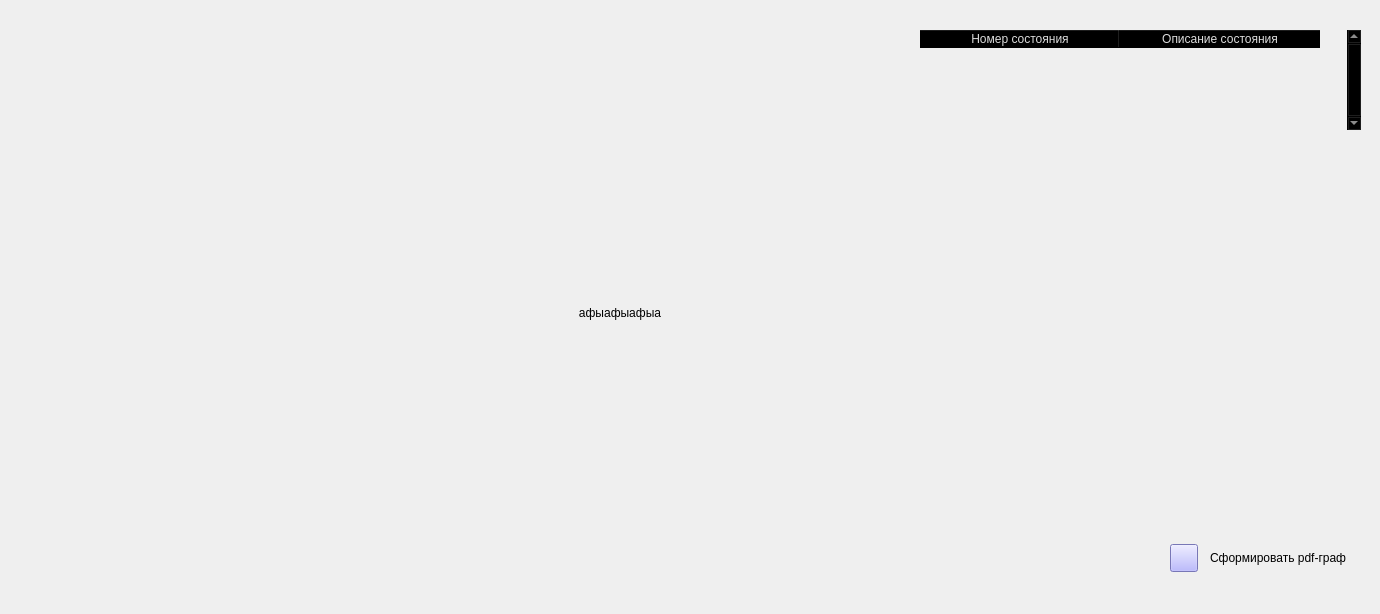
                     <widget class="QWidget" name="draw">
                      <widget class="QLabel" name="graph_label">
                       <property name="geometry">
                        <rect>
                         <x>40</x>
                         <y>20</y>
                         <width>1160</width>
                         <height>585</height>
                        </rect>
                       </property>
                       <property name="text">
                        <string>афыафыафыа</string>
                       </property>
                       <property name="alignment">
                        <set>Qt::AlignCenter</set>
                       </property>
                      </widget>
                      <widget class="QTableWidget" name="input_table_5">
                       <property name="geometry">
                        <rect>
                         <x>920</x>
                         <y>30</y>
                         <width>441</width>
                         <height>100</height>
                        </rect>
                       </property>
                       <property name="sizePolicy">
                        <sizepolicy hsizetype="Expanding" vsizetype="Expanding">
                         <horstretch>0</horstretch>
                         <verstretch>0</verstretch>
                        </sizepolicy>
                       </property>
                       <property name="palette">
                        <palette>
                         <active>
                          <colorrole role="WindowText">
                           <brush brushstyle="SolidPattern">
                            <color alpha="255">
                             <red>221</red>
                             <green>221</green>
                             <blue>221</blue>
                            </color>
                           </brush>
                          </colorrole>
                          <colorrole role="Button">
                           <brush brushstyle="SolidPattern">
                            <color alpha="0">
                             <red>0</red>
                             <green>0</green>
                             <blue>0</blue>
                            </color>
                           </brush>
                          </colorrole>
                          <colorrole role="Text">
                           <brush brushstyle="SolidPattern">
                            <color alpha="255">
                             <red>221</red>
                             <green>221</green>
                             <blue>221</blue>
                            </color>
                           </brush>
                          </colorrole>
                          <colorrole role="ButtonText">
                           <brush brushstyle="SolidPattern">
                            <color alpha="255">
                             <red>221</red>
                             <green>221</green>
                             <blue>221</blue>
                            </color>
                           </brush>
                          </colorrole>
                          <colorrole role="Base">
                           <brush brushstyle="NoBrush">
                            <color alpha="255">
                             <red>0</red>
                             <green>0</green>
                             <blue>0</blue>
                            </color>
                           </brush>
                          </colorrole>
                          <colorrole role="Window">
                           <brush brushstyle="SolidPattern">
                            <color alpha="0">
                             <red>0</red>
                             <green>0</green>
                             <blue>0</blue>
                            </color>
                           </brush>
                          </colorrole>
                          <colorrole role="PlaceholderText">
                           <brush brushstyle="SolidPattern">
                            <color alpha="255">
                             <red>221</red>
                             <green>221</green>
                             <blue>221</blue>
                            </color>
                           </brush>
                          </colorrole>
                         </active>
                         <inactive>
                          <colorrole role="WindowText">
                           <brush brushstyle="SolidPattern">
                            <color alpha="255">
                             <red>221</red>
                             <green>221</green>
                             <blue>221</blue>
                            </color>
                           </brush>
                          </colorrole>
                          <colorrole role="Button">
                           <brush brushstyle="SolidPattern">
                            <color alpha="0">
                             <red>0</red>
                             <green>0</green>
                             <blue>0</blue>
                            </color>
                           </brush>
                          </colorrole>
                          <colorrole role="Text">
                           <brush brushstyle="SolidPattern">
                            <color alpha="255">
                             <red>221</red>
                             <green>221</green>
                             <blue>221</blue>
                            </color>
                           </brush>
                          </colorrole>
                          <colorrole role="ButtonText">
                           <brush brushstyle="SolidPattern">
                            <color alpha="255">
                             <red>221</red>
                             <green>221</green>
                             <blue>221</blue>
                            </color>
                           </brush>
                          </colorrole>
                          <colorrole role="Base">
                           <brush brushstyle="NoBrush">
                            <color alpha="255">
                             <red>0</red>
                             <green>0</green>
                             <blue>0</blue>
                            </color>
                           </brush>
                          </colorrole>
                          <colorrole role="Window">
                           <brush brushstyle="SolidPattern">
                            <color alpha="0">
                             <red>0</red>
                             <green>0</green>
                             <blue>0</blue>
                            </color>
                           </brush>
                          </colorrole>
                          <colorrole role="PlaceholderText">
                           <brush brushstyle="SolidPattern">
                            <color alpha="255">
                             <red>221</red>
                             <green>221</green>
                             <blue>221</blue>
                            </color>
                           </brush>
                          </colorrole>
                         </inactive>
                         <disabled>
                          <colorrole role="WindowText">
                           <brush brushstyle="SolidPattern">
                            <color alpha="255">
                             <red>221</red>
                             <green>221</green>
                             <blue>221</blue>
                            </color>
                           </brush>
                          </colorrole>
                          <colorrole role="Button">
                           <brush brushstyle="SolidPattern">
                            <color alpha="0">
                             <red>0</red>
                             <green>0</green>
                             <blue>0</blue>
                            </color>
                           </brush>
                          </colorrole>
                          <colorrole role="Text">
                           <brush brushstyle="SolidPattern">
                            <color alpha="255">
                             <red>221</red>
                             <green>221</green>
                             <blue>221</blue>
                            </color>
                           </brush>
                          </colorrole>
                          <colorrole role="ButtonText">
                           <brush brushstyle="SolidPattern">
                            <color alpha="255">
                             <red>221</red>
                             <green>221</green>
                             <blue>221</blue>
                            </color>
                           </brush>
                          </colorrole>
                          <colorrole role="Base">
                           <brush brushstyle="NoBrush">
                            <color alpha="255">
                             <red>0</red>
                             <green>0</green>
                             <blue>0</blue>
                            </color>
                           </brush>
                          </colorrole>
                          <colorrole role="Window">
                           <brush brushstyle="SolidPattern">
                            <color alpha="0">
                             <red>0</red>
                             <green>0</green>
                             <blue>0</blue>
                            </color>
                           </brush>
                          </colorrole>
                          <colorrole role="PlaceholderText">
                           <brush brushstyle="SolidPattern">
                            <color alpha="255">
                             <red>221</red>
                             <green>221</green>
                             <blue>221</blue>
                            </color>
                           </brush>
                          </colorrole>
                         </disabled>
                        </palette>
                       </property>
                       <property name="frameShape">
                        <enum>QFrame::NoFrame</enum>
                       </property>
                       <property name="verticalScrollBarPolicy">
                        <enum>Qt::ScrollBarAlwaysOn</enum>
                       </property>
                       <property name="sizeAdjustPolicy">
                        <enum>QAbstractScrollArea::AdjustToContents</enum>
                       </property>
                       <property name="selectionMode">
                        <enum>QAbstractItemView::SingleSelection</enum>
                       </property>
                       <property name="selectionBehavior">
                        <enum>QAbstractItemView::SelectRows</enum>
                       </property>
                       <property name="showGrid">
                        <bool>true</bool>
                       </property>
                       <property name="gridStyle">
                        <enum>Qt::SolidLine</enum>
                       </property>
                       <property name="sortingEnabled">
                        <bool>false</bool>
                       </property>
                       <attribute name="horizontalHeaderVisible">
                        <bool>true</bool>
                       </attribute>
                       <attribute name="horizontalHeaderCascadingSectionResizes">
                        <bool>true</bool>
                       </attribute>
                       <attribute name="horizontalHeaderDefaultSectionSize">
                        <number>200</number>
                       </attribute>
                       <attribute name="horizontalHeaderStretchLastSection">
                        <bool>false</bool>
                       </attribute>
                       <attribute name="verticalHeaderVisible">
                        <bool>false</bool>
                       </attribute>
                       <attribute name="verticalHeaderCascadingSectionResizes">
                        <bool>false</bool>
                       </attribute>
                       <attribute name="verticalHeaderHighlightSections">
                        <bool>false</bool>
                       </attribute>
                       <attribute name="verticalHeaderStretchLastSection">
                        <bool>true</bool>
                       </attribute>
                       <row>
                        <property name="text">
                         <string>Новая строка</string>
                        </property>
                       </row>
                       <column>
                        <property name="text">
                         <string>Номер состояния</string>
                        </property>
                       </column>
                       <column>
                        <property name="text">
                         <string>Описание состояния</string>
                        </property>
                       </column>
                      </widget>
                      <widget class="QLabel" name="pdf_label_2">
                       <property name="geometry">
                        <rect>
                         <x>1210</x>
                         <y>550</y>
                         <width>161</width>
                         <height>16</height>
                        </rect>
                       </property>
                       <property name="text">
                        <string>Сформировать pdf-граф</string>
                       </property>
                      </widget>
                      <widget class="QPushButton" name="btn_pdf_2">
                       <property name="geometry">
                        <rect>
                         <x>1170</x>
                         <y>544</y>
                         <width>28</width>
                         <height>28</height>
                        </rect>
                       </property>
                       <property name="minimumSize">
                        <size>
                         <width>28</width>
                         <height>28</height>
                        </size>
                       </property>
                       <property name="maximumSize">
                        <size>
                         <width>28</width>
                         <height>28</height>
                        </size>
                       </property>
                       <property name="cursor">
                        <cursorShape>PointingHandCursor</cursorShape>
                       </property>
                       <property name="toolTip">
                        <string>Minimize</string>
                       </property>
                       <property name="styleSheet">
                        <string notr="true">background-color: rgb(168, 166, 255);</string>
                       </property>
                       <property name="text">
                        <string/>
                       </property>
                       <property name="icon">
                        <iconset>
                         <normaloff>images/icons/cil-notes.png</normaloff>images/icons/cil-notes.png</iconset>
                       </property>
                       <property name="iconSize">
                        <size>
                         <width>80</width>
                         <height>80</height>
                        </size>
                       </property>
                      </widget>
                     </widget>
